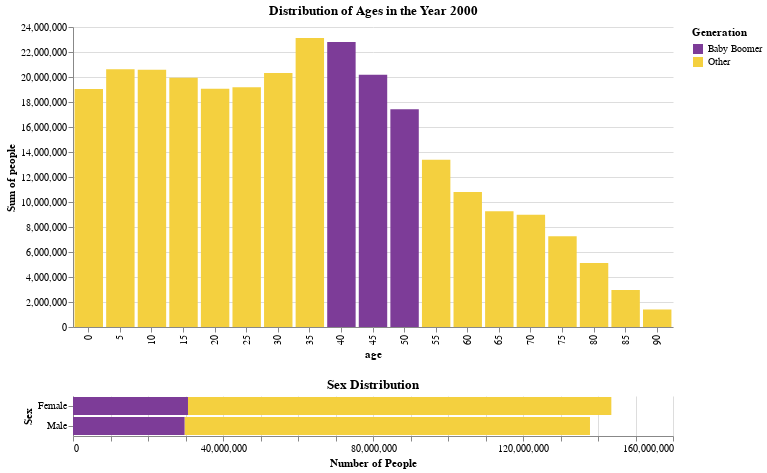

This figure's notebook cell:
### Markdown cell above
##### **Q4 (15 points)** - Linking

Let us take a closer look at just the year 2000 data, and find what the distribution of sex is for each individual age grouping.  Plot the distribution of ages as a bar chart for just the year 2000, and link a histogram that will plot the distribution of sex for the current selection.  It should default to no age group selected (as in, all bars are colored, meaning none are selected).  The histogram for the sex distribution should appear below the year 2000 data (vertically concatenated). When a bar on the top chart is selected, indicate its selection by turning the other bars light gray.  The histogram of the sex distribution below it should be a horizontal bar chart. 

Encode membership of the Baby Boomer generation with color using "#7D3C98" (purple) for the boomers, and "#F4D03F" (gold) for other.

### Code cell
# your code here
df_2000 = df_pop[df_pop['year'] == 2000].copy()

df_2000['Generation'] = df_2000['age'].apply(
    lambda x: 'Baby Boomer' if 1946 <= (2000 - x) <= 1964 else 'Other'
)

generation_color = alt.Scale(
    domain=['Baby Boomer', 'Other'], 
    range=['#7D3C98', '#F4D03F']
)

age_selection = alt.selection_point(fields=['age'])

age_chart = alt.Chart(df_2000).mark_bar().encode(
    x='age:O',
    y='sum(people):Q',
    color=alt.condition(
        age_selection,
        alt.Color('Generation:N')
            .scale(domain=['Baby Boomer', 'Other'], range=['#7D3C98', '#F4D03F'])
            .legend(title="Generation"),
        alt.value('lightgray')
    ),
    tooltip=['age', 'sum(people)', 'Generation']
).properties(
    title='Distribution of Ages in the Year 2000',
    width=600
).add_params(
    age_selection
)

sex_chart = alt.Chart(df_2000).mark_bar().encode(
    y=alt.Y('sex:N', title='Sex'),
    x=alt.X('sum(people):Q', title='Number of People'),
    color=alt.Color('Generation:N')
        .scale(domain=['Baby Boomer', 'Other'], range=['#7D3C98', '#F4D03F'])
        .legend(title="Generation"),
    tooltip=['sex', 'sum(people)', 'Generation']
).transform_filter(
    age_selection
).properties(
    title='Sex Distribution',
    width=600
)

final_chart = alt.vconcat(age_chart, sex_chart).configure_view(stroke=None)

final_chart

### Figure 1 — Vega-Lite specification as saved in the notebook (floating-point values rounded to 4 significant figures)
{"config": {"view": {"continuousWidth": 300, "continuousHeight": 300, "stroke": null}}, "vconcat": [{"mark": {"type": "bar"}, "encoding": {"color": {"condition": {"param": "param_6", "field": "Generation", "legend": {"title": "Generation"}, "scale": {"domain": ["Baby Boomer", "Other"], "range": ["#7D3C98", "#F4D03F"]}, "type": "nominal"}, "value": "lightgray"}, "tooltip": [{"field": "age", "type": "quantitative"}, {"aggregate": "sum", "field": "people", "type": "quantitative"}, {"field": "Generation", "type": "nominal"}], "x": {"field": "age", "type": "ordinal"}, "y": {"aggregate": "sum", "field": "people", "type": "quantitative"}}, "name": "view_6", "title": "Distribution of Ages in the Year 2000", "width": 600}, {"mark": {"type": "bar"}, "encoding": {"color": {"field": "Generation", "legend": {"title": "Generation"}, "scale": {"domain": ["Baby Boomer", "Other"], "range": ["#7D3C98", "#F4D03F"]}, "type": "nominal"}, "tooltip": [{"field": "sex", "type": "nominal"}, {"aggregate": "sum", "field": "people", "type": "quantitative"}, {"field": "Generation", "type": "nominal"}], "x": {"aggregate": "sum", "field": "people", "title": "Number of People", "type": "quantitative"}, "y": {"field": "sex", "title": "Sex", "type": "nominal"}}, "title": "Sex Distribution", "transform": [{"filter": {"param": "param_6"}}], "width": 600}], "data": {"name": "data-c9e7654463a83f66c0c71a7481e98b54"}, "params": [{"name": "param_6", "select": {"type": "point", "fields": ["age"]}, "views": ["view_6"]}], "$schema": "https://vega.github.io/schema/vega-lite/v5.20.1.json", "datasets": {"data-c9e7654463a83f66c0c71a7481e98b54": [{"year": 2000, "age": 0, "sex": "Male", "people": 9735380, "Generation": "Other"}, {"year": 2000, "age": 0, "sex": "Female", "people": 9310714, "Generation": "Other"}, {"year": 2000, "age": 5, "sex": "Male", "people": 10552146, "Generation": "Other"}, {"year": 2000, "age": 5, "sex": "Female", "people": 10069564, "Generation": "Other"}, {"year": 2000, "age": 10, "sex": "Male", "people": 10563233, "Generation": "Other"}, {"year": 2000, "age": 10, "sex": "Female", "people": 10022524, "Generation": "Other"}, {"year": 2000, "age": 15, "sex": "Male", "people": 10237419, "Generation": "Other"}, {"year": 2000, "age": 15, "sex": "Female", "people": 9692669, "Generation": "Other"}, {"year": 2000, "age": 20, "sex": "Male", "people": 9731315, "Generation": "Other"}, {"year": 2000, "age": 20, "sex": "Female", "people": 9324244, "Generation": "Other"}, {"year": 2000, "age": 25, "sex": "Male", "people": 9659493, "Generation": "Other"}, {"year": 2000, "age": 25, "sex": "Female", "people": 9518507, "Generation": "Other"}, {"year": 2000, "age": 30, "sex": "Male", "people": 10205879, "Generation": "Other"}, {"year": 2000, "age": 30, "sex": "Female", "people": 10119296, "Generation": "Other"}, {"year": 2000, "age": 35, "sex": "Male", "people": 11475182, "Generation": "Other"}, {"year": 2000, "age": 35, "sex": "Female", "people": 11635647, "Generation": "Other"}, {"year": 2000, "age": 40, "sex": "Male", "people": 11320252, "Generation": "Baby Boomer"}, {"year": 2000, "age": 40, "sex": "Female", "people": 11488578, "Generation": "Baby Boomer"}, {"year": 2000, "age": 45, "sex": "Male", "people": 9925006, "Generation": "Baby Boomer"}, {"year": 2000, "age": 45, "sex": "Female", "people": 10261253, "Generation": "Baby Boomer"}, {"year": 2000, "age": 50, "sex": "Male", "people": 8507934, "Generation": "Baby Boomer"}, {"year": 2000, "age": 50, "sex": "Female", "people": 8911133, "Generation": "Baby Boomer"}, {"year": 2000, "age": 55, "sex": "Male", "people": 6459082, "Generation": "Other"}, {"year": 2000, "age": 55, "sex": "Female", "people": 6921268, "Generation": "Other"}, {"year": 2000, "age": 60, "sex": "Male", "people": 5123399, "Generation": "Other"}, {"year": 2000, "age": 60, "sex": "Female", "people": 5668961, "Generation": "Other"}, {"year": 2000, "age": 65, "sex": "Male", "people": 4453623, "Generation": "Other"}, {"year": 2000, "age": 65, "sex": "Female", "people": 4804784, "Generation": "Other"}, {"year": 2000, "age": 70, "sex": "Male", "people": 3792145, "Generation": "Other"}, {"year": 2000, "age": 70, "sex": "Female", "people": 5184855, "Generation": "Other"}, {"year": 2000, "age": 75, "sex": "Male", "people": 2912655, "Generation": "Other"}, {"year": 2000, "age": 75, "sex": "Female", "people": 4355644, "Generation": "Other"}, {"year": 2000, "age": 80, "sex": "Male", "people": 1902638, "Generation": "Other"}, {"year": 2000, "age": 80, "sex": "Female", "people": 3221898, "Generation": "Other"}, {"year": 2000, "age": 85, "sex": "Male", "people": 970357, "Generation": "Other"}, {"year": 2000, "age": 85, "sex": "Female", "people": 1981156, "Generation": "Other"}, {"year": 2000, "age": 90, "sex": "Male", "people": 336303, "Generation": "Other"}, {"year": 2000, "age": 90, "sex": "Female", "people": 1064581, "Generation": "Other"}]}}
